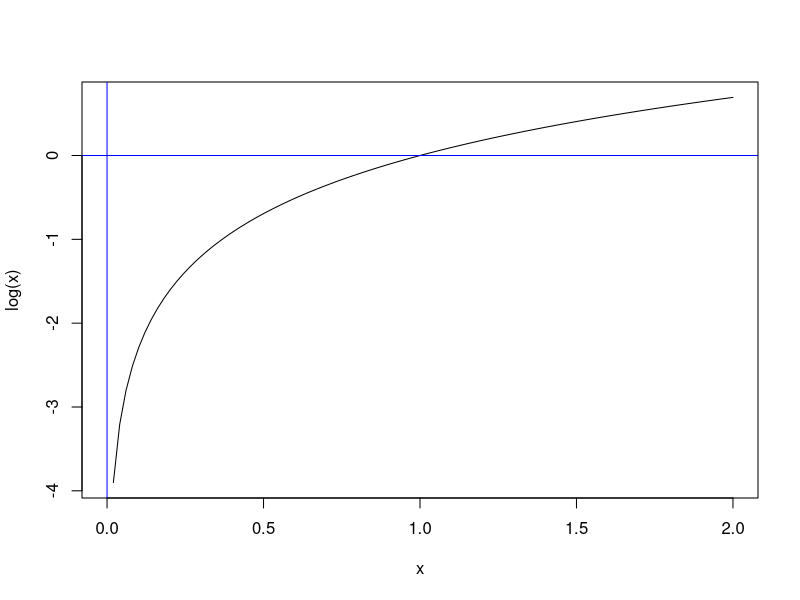
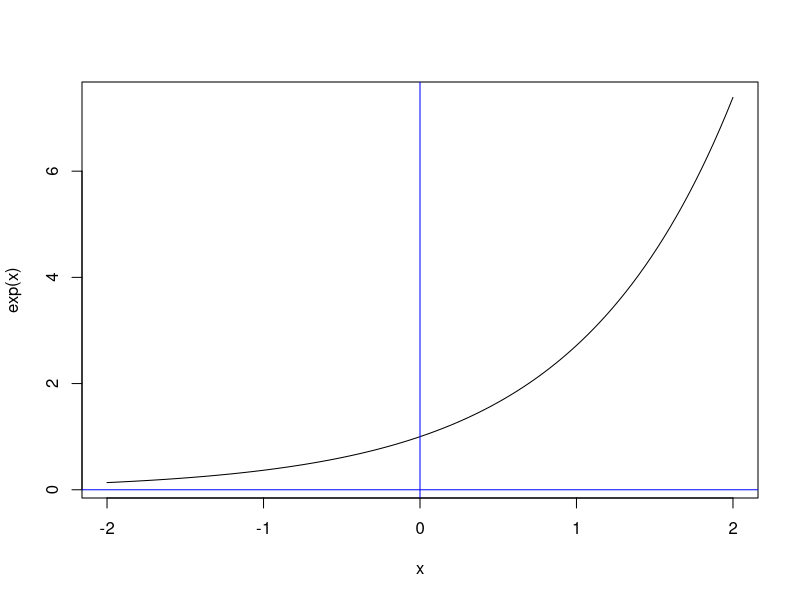
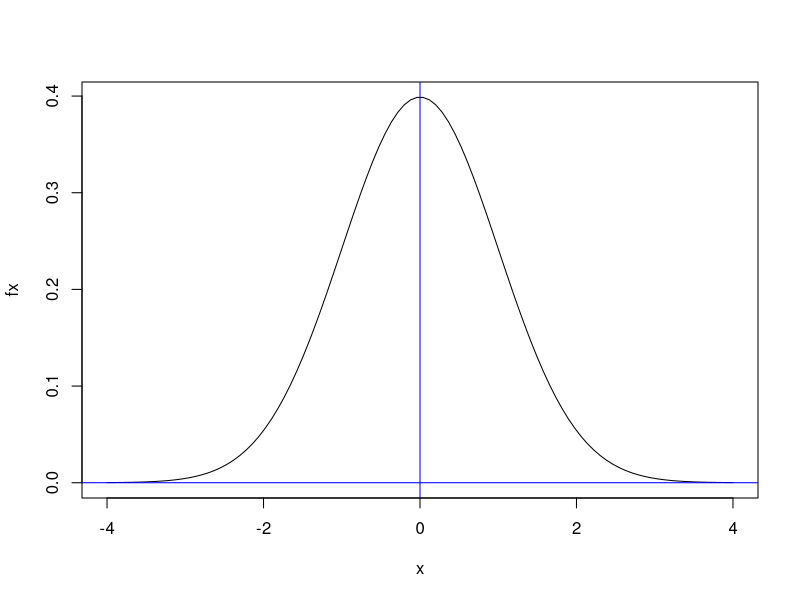

Write the R code that produced these figures, in order.
x <- seq(0, 2, length=100)
plot(x, log(x), type="l")
abline(h=0, v=0, col = "blue")

x <- seq(-2, 2, length=100)
plot(x, exp(x), type="l")
abline(h=0, v=0, col = "blue")

x <- seq(-4,4, length = 100)
fx <- (1/sqrt(2*pi))*exp(-.5*(x^2))
plot(x, fx, type="l")
abline(h=0, v=0,col="blue")
